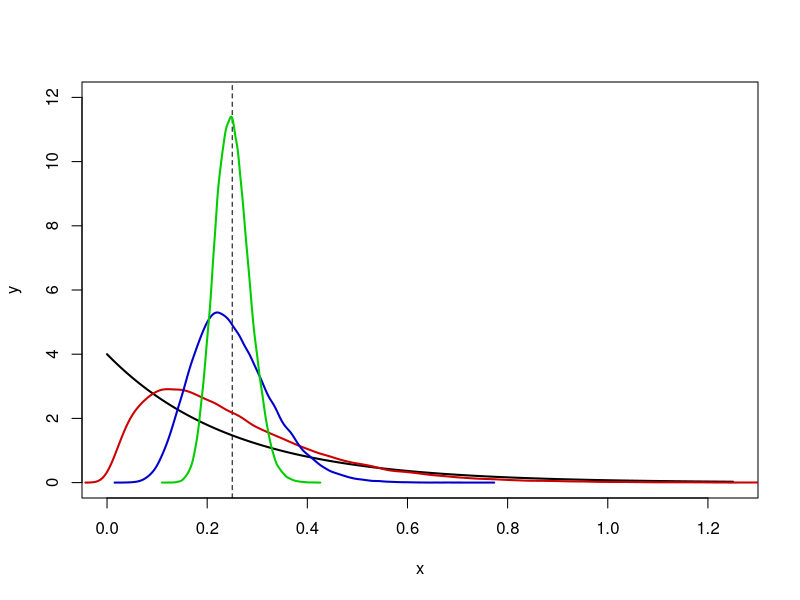

Write R code to recreate this figure.
# Plot an exponential distribution with rate parameter lambda = 4
x <- seq(from = 0, to = 1.25, length = 500)
y <- dexp(x, rate = 4)
plot(x, y, type = "l", ylim = c(0, 12), lwd = 2)

# Plot the (true) mean of this distribution
abline(v = 1/4, lty = 2)

simFun <- function(n, col = "black") {
  lines(density(replicate(100000, {
    mean(rexp(n = n, rate = 4))
  })), lwd = 2, col = col)
}

# Look at the sampling distribution of the sample mean for various sample sizes
simFun(n = 2, col = "red3")
simFun(n = 10, col = "blue3")
simFun(n = 50, col = "green3")
